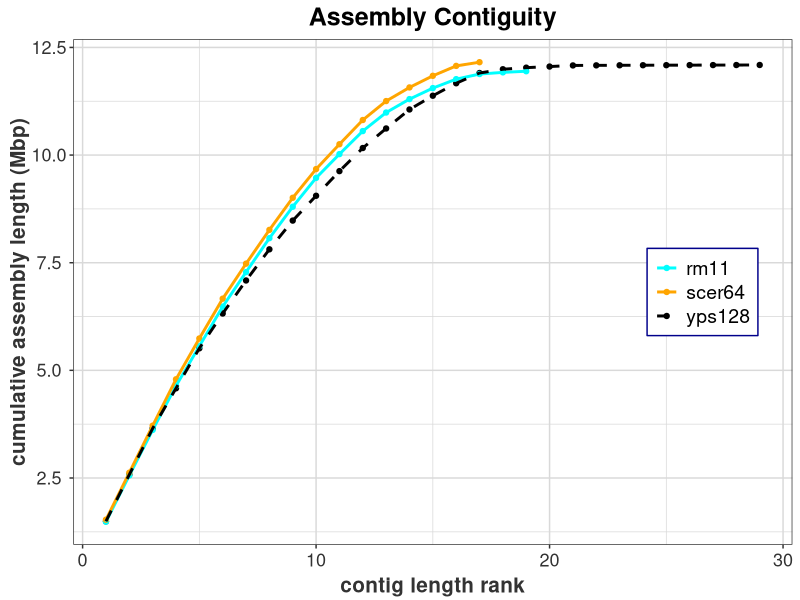
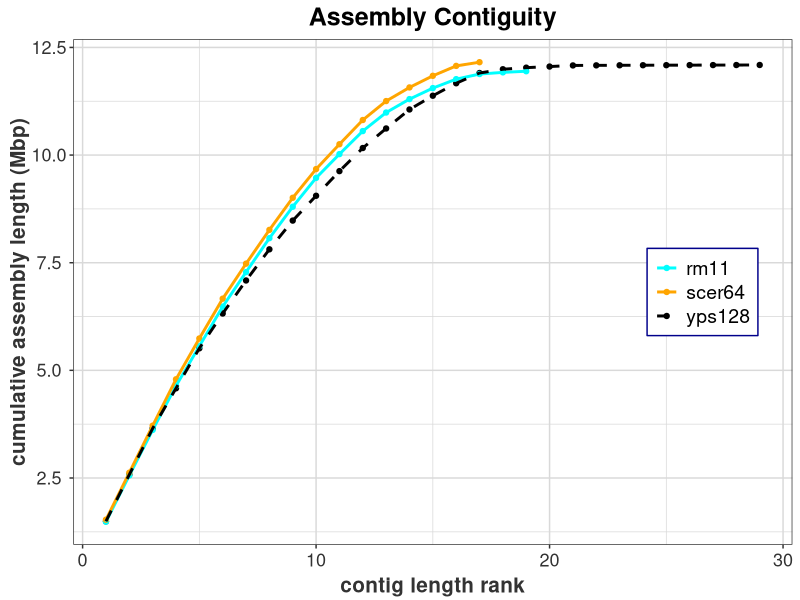

Source code (R) for these figures, in order:
# rm11_seg_length
# from HPC  :  bioawk -c fastx '{printf length($seq); printf "," }' rm11_B.fasta

rm11_seg <- c(1483673,1024423,1056886,1075814,920235,730198,801060,552808,431223,118427,256308,207699,26410,919793,788098,38684,669304,534885,311180)

yps128_seg <- c(1495194,1082331,1073056,928731,26007,25770,932551,808601,536555,576146,441150,319342,1051,1140,1215,1096,1428,1862,1173,1528,289440,238034,87421,572538,36647,454265,766963,667599,723488)

scer64_seg <- c(230218,813184,316620,1531933,576874,270161,1090940,562643,439888,745751,666816,1078177,924431,784333,1091291,948066,85779)
    
    
rm11_seg <- sort(rm11_seg,decreasing = T)
b <- data.frame(rank=1:length(rm11_seg), cum = cumsum(rm11_seg)/10^6, genome = "rm11")

yps128_seg <- sort(yps128_seg,decreasing = T)
a <- data.frame(rank=1:length(yps128_seg), cum = cumsum(yps128_seg)/10^6, genome = "yps128")

scer64_seg <- sort(scer64_seg,decreasing = T)
c <- data.frame(rank=1:length(scer64_seg), cum = cumsum(scer64_seg)/10^6, genome = "scer64")

ans <- rbind(a,b,c)

library(ggplot2)
ggplot(ans,aes(x=rank, y= cum, linetype=genome)) + 
  geom_point(aes(color=genome)) + 
  geom_line(aes(color=genome), lwd = 1) + 
  scale_linetype_manual(values=c("solid","solid",'dashed')) + 
  scale_color_manual(values=c('cyan', 'orange', 'black')) + 
  labs(title="Assembly Contiguity", y="cumulative assembly length (Mbp)", x="contig length rank") + 
  theme_bw() +
  theme(axis.text.x=element_text(angle=0, hjust=1)) +
  #coord_cartesian(xlim=c(1,20), ylim=c(0, 0.8)) +
  #scale_x_discrete(labels=1:20) + 
  #scale_y_continuous(breaks = seq(0,0.8,by=0.05)) + 
  theme(
    panel.grid = element_line(color="grey85"),  
    legend.position = c(0.875, 0.5),
    legend.background =  element_rect( size=0.5, linetype="solid",colour ="darkblue"),
    legend.title = element_blank(),
    legend.text = element_text(size=14,face="plain"),
    plot.title = element_text(size = 18, face = "bold",hjust=.5),
    axis.text.x = element_text(colour="grey20",size=13,hjust=.5,vjust=.5,face="plain"),
    axis.text.y = element_text(colour="grey20",size=13,hjust=.5,vjust=.5,face="plain"),
    axis.title.x = element_text(colour="grey20",size=15,hjust=.5,vjust=0,face="bold"), 
    axis.title.y = element_text(colour="grey20",size=15,hjust=.5,vjust=.5,face="bold"))

ggsave("fig_contig.pdf", device = "pdf", width = 15, height = 15, units = "cm",dpi=300)

       